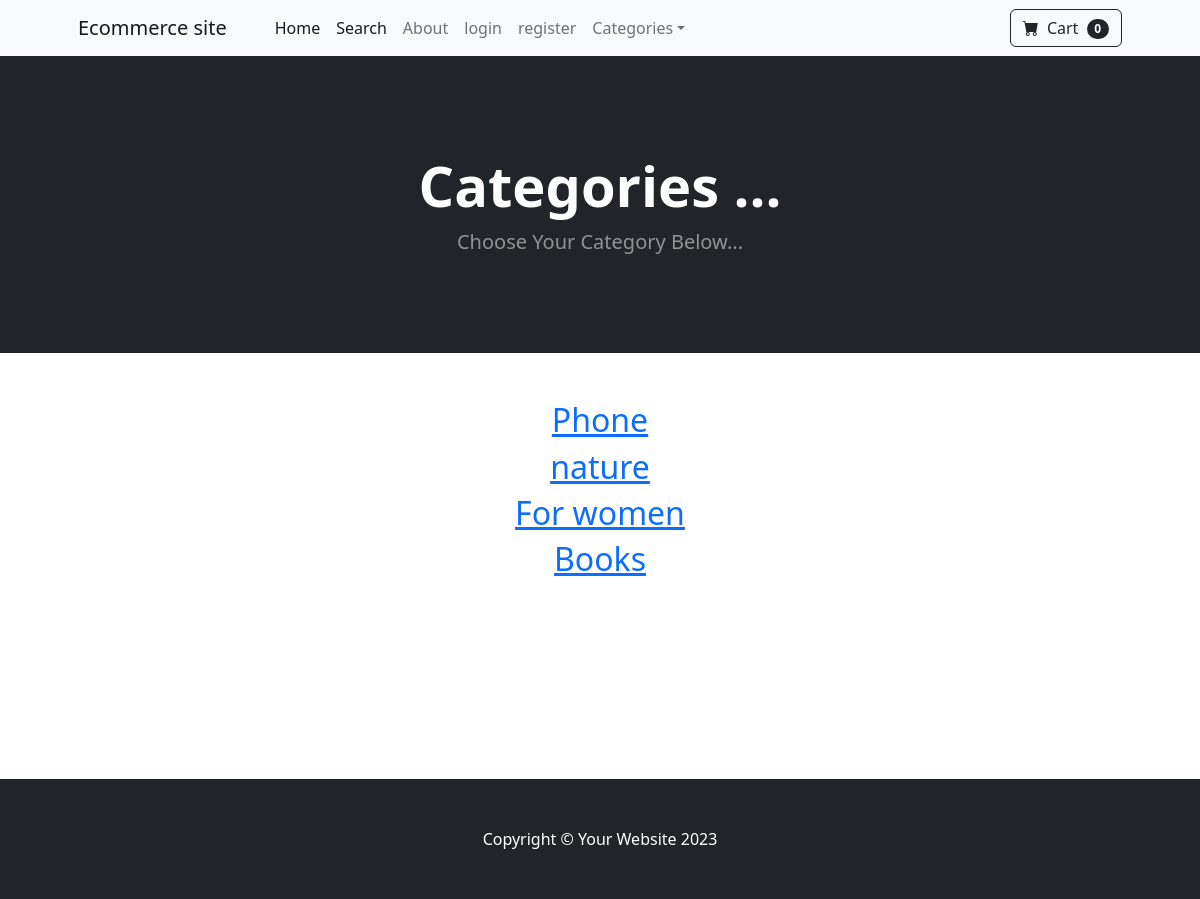
The app's page /category_summary/ with its own data.
### store/models.py (models this page shows)
class Category(models.Model):
    name = models.CharField(max_length=100)
    def __str__(self):
        return self.name
    class Meta:
        verbose_name_plural='Categories'

### store/views.py (the view)
# urls.py: path('category_summary/',views.category_summary , name='category_summary'),
def category_summary(request):
    categories = Category.objects.all()
    return render(request , 'category_summary.html' , {'categories':categories})

### cart/cart.py (called while the page is built)
    def __len__(self):
        return len(self.cart)

### cart/context_processors.py (called while the page is built)
def cart(request):
    return {'cart':Cart(request)}

### store/templates/category_summary.html
{% extends "base.html" %}
{% block content %}
<header class="bg-dark py-5">
    <div class="container px-4 px-lg-5 my-5">
        <div class="text-center text-white">
            <h1 class="display-4 fw-bolder">Categories ...</h1>
            <p class="lead fw-normal text-white-50 mb-0">Choose Your Category Below...</p>
        </div>
    </div>
</header>
<div class="container">
    <div class="row">
        <center>
            <div class="col-8">
                <br><br>
                {% for category in categories %}
                    <h2><a href="{% url 'category' category %}">{{ category }}</a></h2>
                {% endfor %}
                <br><br><br><br><br><br><br><br>
            </div>
        </center>
    </div>
</div>
{% endblock content %}

### records on screen
Category: name "Phone"
Category: name "nature"
Category: name "For women"
Category: name "Books"

### other values on screen
{{ cart|length }} "0"
